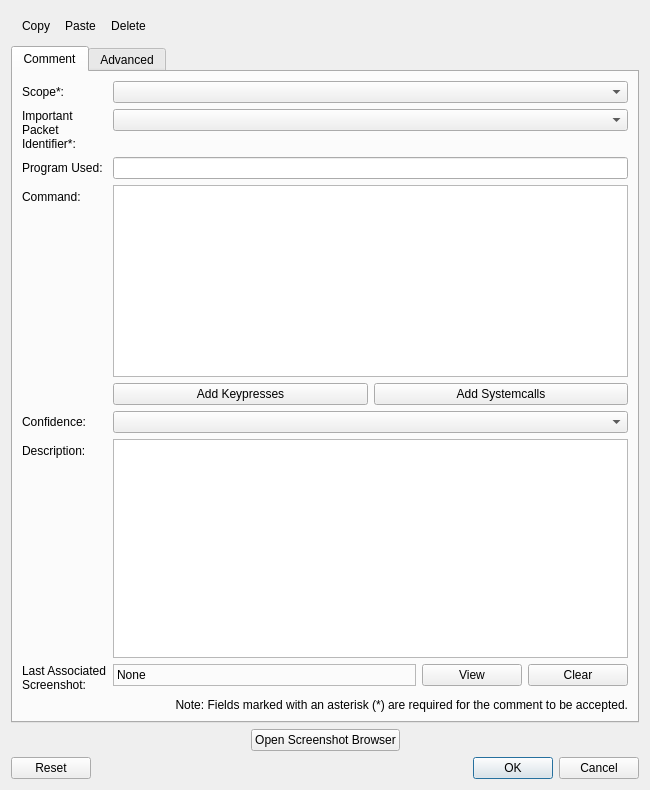
<?xml version="1.0" encoding="UTF-8"?>
<ui version="4.0">
 <class>PacketCommentDialog</class>
 <widget class="QDialog" name="PacketCommentDialog">
  <property name="windowModality">
   <enum>Qt::WindowModal</enum>
  </property>
  <property name="geometry">
   <rect>
    <x>0</x>
    <y>0</y>
    <width>650</width>
    <height>790</height>
   </rect>
  </property>
  <property name="sizePolicy">
   <sizepolicy hsizetype="Minimum" vsizetype="Preferred">
    <horstretch>0</horstretch>
    <verstretch>0</verstretch>
   </sizepolicy>
  </property>
  <property name="modal">
   <bool>true</bool>
  </property>
  <layout class="QVBoxLayout" name="verticalLayout">
   <item>
    <widget class="QToolBar" name="copyPasteToolBar">
     <property name="sizePolicy">
      <sizepolicy hsizetype="Expanding" vsizetype="Fixed">
       <horstretch>0</horstretch>
       <verstretch>0</verstretch>
      </sizepolicy>
     </property>
     <property name="maximumSize">
      <size>
       <width>16777215</width>
       <height>30</height>
      </size>
     </property>
     <property name="windowTitle">
      <string>Copy/Paste Toolbar</string>
     </property>
     <property name="layoutDirection">
      <enum>Qt::LeftToRight</enum>
     </property>
     <property name="autoFillBackground">
      <bool>false</bool>
     </property>
     <property name="movable">
      <bool>false</bool>
     </property>
     <property name="allowedAreas">
      <set>Qt::AllToolBarAreas</set>
     </property>
     <property name="iconSize">
      <size>
       <width>32</width>
       <height>32</height>
      </size>
     </property>
     <property name="toolButtonStyle">
      <enum>Qt::ToolButtonIconOnly</enum>
     </property>
     <action name="actionCopyCurrentPacket">
      <property name="icon">
       <iconset>
        <normalon>:/stock_icons/8x8/list-copy.template.png</normalon>
       </iconset>
      </property>
      <property name="text">
       <string>&amp;Copy</string>
      </property>
      <property name="toolTip">
       <string>Copy this comment</string>
      </property>
     </action>
     <action name="actionPasteStoredPacket">
      <property name="icon">
       <iconset>
        <normalon>:/stock_icons/14x14/x-capture-comment-update.png</normalon>
       </iconset>
      </property>
      <property name="text">
       <string>&amp;Paste</string>
      </property>
      <property name="toolTip">
       <string>Paste the current copied comment</string>
      </property>
     </action>
     <action name="actionClearCurrentComment">
      <property name="icon">
       <iconset>
        <normalon>:/stock_icons/16x16/x-capture-file-close.png</normalon>
       </iconset>
      </property>
      <property name="text">
       <string>&amp;Delete</string>
      </property>
      <property name="toolTip">
       <string>Clear the contents of this comment</string>
      </property>
     </action>
     <addaction name="actionCopyCurrentPacket"/>
     <addaction name="actionPasteStoredPacket"/>
     <addaction name="actionClearCurrentComment"/>
    </widget>
   </item>
   <item>
    <widget class="QTabWidget" name="tabWidget">
     <property name="currentIndex">
      <number>0</number>
     </property>
     <widget class="QWidget" name="Comment">
      <property name="sizePolicy">
       <sizepolicy hsizetype="Expanding" vsizetype="Preferred">
        <horstretch>0</horstretch>
        <verstretch>0</verstretch>
       </sizepolicy>
      </property>
      <attribute name="title">
       <string>Comment</string>
      </attribute>
      <layout class="QVBoxLayout" name="verticalLayout_2">
       <item>
        <layout class="QFormLayout" name="packetCommentFormLayout">
         <property name="sizeConstraint">
          <enum>QLayout::SetDefaultConstraint</enum>
         </property>
         <property name="fieldGrowthPolicy">
          <enum>QFormLayout::AllNonFixedFieldsGrow</enum>
         </property>
         <property name="rowWrapPolicy">
          <enum>QFormLayout::DontWrapRows</enum>
         </property>
         <item row="0" column="0">
          <widget class="QLabel" name="scopeLabel">
           <property name="maximumSize">
            <size>
             <width>300</width>
             <height>16777215</height>
            </size>
           </property>
           <property name="text">
            <string>Scope*:</string>
           </property>
           <property name="alignment">
            <set>Qt::AlignLeading|Qt::AlignLeft|Qt::AlignVCenter</set>
           </property>
          </widget>
         </item>
         <item row="0" column="1">
          <widget class="QComboBox" name="scopeComboBox">
           <property name="sizePolicy">
            <sizepolicy hsizetype="Expanding" vsizetype="Fixed">
             <horstretch>0</horstretch>
             <verstretch>0</verstretch>
            </sizepolicy>
           </property>
          </widget>
         </item>
         <item row="1" column="0">
          <widget class="QLabel" name="importantPacketIdentifierLabel">
           <property name="maximumSize">
            <size>
             <width>300</width>
             <height>16777215</height>
            </size>
           </property>
           <property name="text">
            <string>Important Packet Identifier*:</string>
           </property>
           <property name="alignment">
            <set>Qt::AlignLeading|Qt::AlignLeft|Qt::AlignVCenter</set>
           </property>
           <property name="wordWrap">
            <bool>true</bool>
           </property>
          </widget>
         </item>
         <item row="1" column="1">
          <widget class="QComboBox" name="importantPacketIdentifierComboBox">
           <property name="sizePolicy">
            <sizepolicy hsizetype="Expanding" vsizetype="Fixed">
             <horstretch>0</horstretch>
             <verstretch>0</verstretch>
            </sizepolicy>
           </property>
          </widget>
         </item>
         <item row="2" column="0">
          <widget class="QLabel" name="programLabel">
           <property name="text">
            <string>Program Used:</string>
           </property>
          </widget>
         </item>
         <item row="2" column="1">
          <widget class="QLineEdit" name="programLineEdit"/>
         </item>
         <item row="3" column="0">
          <widget class="QLabel" name="cmdLabel">
           <property name="text">
            <string>Command:</string>
           </property>
           <property name="alignment">
            <set>Qt::AlignLeading|Qt::AlignLeft|Qt::AlignVCenter</set>
           </property>
          </widget>
         </item>
         <item row="4" column="0">
          <widget class="QLabel" name="confidenceLabel">
           <property name="text">
            <string>Confidence:</string>
           </property>
           <property name="alignment">
            <set>Qt::AlignLeading|Qt::AlignLeft|Qt::AlignVCenter</set>
           </property>
          </widget>
         </item>
         <item row="4" column="1">
          <widget class="QComboBox" name="confidenceComboBox">
           <property name="sizePolicy">
            <sizepolicy hsizetype="Expanding" vsizetype="Fixed">
             <horstretch>0</horstretch>
             <verstretch>0</verstretch>
            </sizepolicy>
           </property>
          </widget>
         </item>
         <item row="5" column="0">
          <widget class="QLabel" name="descriptionLabel">
           <property name="text">
            <string>Description:</string>
           </property>
           <property name="alignment">
            <set>Qt::AlignLeading|Qt::AlignLeft|Qt::AlignVCenter</set>
           </property>
          </widget>
         </item>
         <item row="5" column="1">
          <widget class="QPlainTextEdit" name="descriptionPlainTextEdit"/>
         </item>
         <item row="3" column="1">
          <layout class="QVBoxLayout" name="cmdVerticalLayout">
           <item>
            <widget class="QPlainTextEdit" name="cmdPlainTextEdit"/>
           </item>
           <item>
            <layout class="QHBoxLayout" name="kpAndScButtonsHorizontalLayout">
             <item>
              <widget class="QPushButton" name="keypressesPushButton">
               <property name="text">
                <string>Add Keypresses</string>
               </property>
              </widget>
             </item>
             <item>
              <widget class="QPushButton" name="systemcallsPushButton">
               <property name="text">
                <string>Add Systemcalls</string>
               </property>
              </widget>
             </item>
            </layout>
           </item>
          </layout>
         </item>
         <item row="6" column="0">
          <widget class="QLabel" name="associatedScreenshotLabel">
           <property name="maximumSize">
            <size>
             <width>300</width>
             <height>300</height>
            </size>
           </property>
           <property name="text">
            <string>Last Associated Screenshot:</string>
           </property>
           <property name="alignment">
            <set>Qt::AlignLeading|Qt::AlignLeft|Qt::AlignVCenter</set>
           </property>
           <property name="wordWrap">
            <bool>true</bool>
           </property>
          </widget>
         </item>
         <item row="6" column="1">
          <layout class="QHBoxLayout" name="associatedScreenshotHorizontalLayout">
           <item>
            <widget class="QLabel" name="lastScreenshotLabel">
             <property name="maximumSize">
              <size>
               <width>2000</width>
               <height>16777215</height>
              </size>
             </property>
             <property name="frameShape">
              <enum>QFrame::StyledPanel</enum>
             </property>
             <property name="frameShadow">
              <enum>QFrame::Plain</enum>
             </property>
             <property name="text">
              <string>None</string>
             </property>
             <property name="scaledContents">
              <bool>false</bool>
             </property>
             <property name="wordWrap">
              <bool>false</bool>
             </property>
            </widget>
           </item>
           <item>
            <widget class="QPushButton" name="viewScreenshotPushButton">
             <property name="maximumSize">
              <size>
               <width>100</width>
               <height>16777215</height>
              </size>
             </property>
             <property name="text">
              <string>View</string>
             </property>
            </widget>
           </item>
           <item>
            <widget class="QPushButton" name="clearLastScreenshotPushButton">
             <property name="maximumSize">
              <size>
               <width>100</width>
               <height>16777215</height>
              </size>
             </property>
             <property name="text">
              <string>Clear</string>
             </property>
            </widget>
           </item>
          </layout>
         </item>
        </layout>
       </item>
       <item>
        <widget class="QLabel" name="label">
         <property name="font">
          <font>
           <pointsize>9</pointsize>
          </font>
         </property>
         <property name="text">
          <string>Note: Fields marked with an asterisk (*) are required for the comment to be accepted.</string>
         </property>
         <property name="alignment">
          <set>Qt::AlignRight|Qt::AlignTrailing|Qt::AlignVCenter</set>
         </property>
         <property name="wordWrap">
          <bool>true</bool>
         </property>
        </widget>
       </item>
      </layout>
     </widget>
     <widget class="QWidget" name="advanced">
      <property name="sizePolicy">
       <sizepolicy hsizetype="Preferred" vsizetype="Preferred">
        <horstretch>0</horstretch>
        <verstretch>0</verstretch>
       </sizepolicy>
      </property>
      <attribute name="title">
       <string>Advanced</string>
      </attribute>
      <layout class="QVBoxLayout" name="verticalLayout_3">
       <item>
        <widget class="QLabel" name="preservePacketInfoLabel">
         <property name="sizePolicy">
          <sizepolicy hsizetype="Minimum" vsizetype="Maximum">
           <horstretch>0</horstretch>
           <verstretch>0</verstretch>
          </sizepolicy>
         </property>
         <property name="maximumSize">
          <size>
           <width>16777215</width>
           <height>25</height>
          </size>
         </property>
         <property name="font">
          <font>
           <pointsize>12</pointsize>
           <weight>75</weight>
           <bold>true</bold>
          </font>
         </property>
         <property name="text">
          <string>Preserve Packet Information</string>
         </property>
        </widget>
       </item>
       <item>
        <layout class="QGridLayout" name="gridLayout">
         <property name="sizeConstraint">
          <enum>QLayout::SetNoConstraint</enum>
         </property>
         <item row="1" column="2" alignment="Qt::AlignHCenter">
          <widget class="QCheckBox" name="dstMACCheckBox">
           <property name="text">
            <string/>
           </property>
          </widget>
         </item>
         <item row="3" column="0">
          <widget class="QLabel" name="portsLabel">
           <property name="text">
            <string>Ports:</string>
           </property>
          </widget>
         </item>
         <item row="2" column="0">
          <widget class="QLabel" name="ipLabel">
           <property name="text">
            <string>IP Addresses:</string>
           </property>
          </widget>
         </item>
         <item row="3" column="1" alignment="Qt::AlignHCenter">
          <widget class="QCheckBox" name="srcPortCheckBox">
           <property name="text">
            <string/>
           </property>
          </widget>
         </item>
         <item row="0" column="1">
          <widget class="QLabel" name="srcLabel">
           <property name="sizePolicy">
            <sizepolicy hsizetype="Preferred" vsizetype="Maximum">
             <horstretch>0</horstretch>
             <verstretch>0</verstretch>
            </sizepolicy>
           </property>
           <property name="text">
            <string>Source</string>
           </property>
           <property name="alignment">
            <set>Qt::AlignCenter</set>
           </property>
          </widget>
         </item>
         <item row="2" column="1" alignment="Qt::AlignHCenter">
          <widget class="QCheckBox" name="srcIPCheckBox">
           <property name="sizePolicy">
            <sizepolicy hsizetype="Minimum" vsizetype="Maximum">
             <horstretch>0</horstretch>
             <verstretch>0</verstretch>
            </sizepolicy>
           </property>
           <property name="maximumSize">
            <size>
             <width>16777215</width>
             <height>25</height>
            </size>
           </property>
           <property name="text">
            <string/>
           </property>
          </widget>
         </item>
         <item row="0" column="2">
          <widget class="QLabel" name="dstLabel">
           <property name="sizePolicy">
            <sizepolicy hsizetype="Preferred" vsizetype="Maximum">
             <horstretch>0</horstretch>
             <verstretch>0</verstretch>
            </sizepolicy>
           </property>
           <property name="text">
            <string>Destination</string>
           </property>
           <property name="alignment">
            <set>Qt::AlignCenter</set>
           </property>
          </widget>
         </item>
         <item row="4" column="0" colspan="3">
          <widget class="Line" name="line">
           <property name="lineWidth">
            <number>3</number>
           </property>
           <property name="orientation">
            <enum>Qt::Horizontal</enum>
           </property>
          </widget>
         </item>
         <item row="3" column="2" alignment="Qt::AlignHCenter">
          <widget class="QCheckBox" name="dstPortCheckBox">
           <property name="text">
            <string/>
           </property>
          </widget>
         </item>
         <item row="1" column="0">
          <widget class="QLabel" name="macLabel">
           <property name="text">
            <string>MAC Addresses:</string>
           </property>
           <property name="alignment">
            <set>Qt::AlignLeading|Qt::AlignLeft|Qt::AlignVCenter</set>
           </property>
          </widget>
         </item>
         <item row="1" column="1" alignment="Qt::AlignHCenter">
          <widget class="QCheckBox" name="srcMACCheckBox">
           <property name="sizePolicy">
            <sizepolicy hsizetype="Minimum" vsizetype="Maximum">
             <horstretch>0</horstretch>
             <verstretch>0</verstretch>
            </sizepolicy>
           </property>
           <property name="maximumSize">
            <size>
             <width>16777215</width>
             <height>25</height>
            </size>
           </property>
           <property name="layoutDirection">
            <enum>Qt::LeftToRight</enum>
           </property>
           <property name="text">
            <string/>
           </property>
          </widget>
         </item>
         <item row="2" column="2" alignment="Qt::AlignHCenter">
          <widget class="QCheckBox" name="dstIPCheckBox">
           <property name="text">
            <string/>
           </property>
          </widget>
         </item>
        </layout>
       </item>
       <item>
        <widget class="QLabel" name="preserveFlowInfoLabel">
         <property name="sizePolicy">
          <sizepolicy hsizetype="Minimum" vsizetype="Maximum">
           <horstretch>0</horstretch>
           <verstretch>0</verstretch>
          </sizepolicy>
         </property>
         <property name="maximumSize">
          <size>
           <width>16777215</width>
           <height>25</height>
          </size>
         </property>
         <property name="font">
          <font>
           <pointsize>12</pointsize>
           <weight>75</weight>
           <bold>true</bold>
          </font>
         </property>
         <property name="text">
          <string>Preserve Flow Direction Information</string>
         </property>
        </widget>
       </item>
       <item>
        <layout class="QHBoxLayout" name="directionHorizontalLayout">
         <item>
          <widget class="QCheckBox" name="ingressCheckBox">
           <property name="sizePolicy">
            <sizepolicy hsizetype="Minimum" vsizetype="Maximum">
             <horstretch>0</horstretch>
             <verstretch>0</verstretch>
            </sizepolicy>
           </property>
           <property name="text">
            <string>Ingress</string>
           </property>
          </widget>
         </item>
         <item>
          <widget class="QCheckBox" name="egressCheckBox">
           <property name="sizePolicy">
            <sizepolicy hsizetype="Minimum" vsizetype="Maximum">
             <horstretch>0</horstretch>
             <verstretch>0</verstretch>
            </sizepolicy>
           </property>
           <property name="text">
            <string>Egress</string>
           </property>
          </widget>
         </item>
        </layout>
       </item>
       <item>
        <widget class="Line" name="line_2">
         <property name="lineWidth">
          <number>3</number>
         </property>
         <property name="orientation">
          <enum>Qt::Horizontal</enum>
         </property>
        </widget>
       </item>
       <item>
        <widget class="QLabel" name="suricataRuleLabel">
         <property name="sizePolicy">
          <sizepolicy hsizetype="Minimum" vsizetype="Maximum">
           <horstretch>0</horstretch>
           <verstretch>0</verstretch>
          </sizepolicy>
         </property>
         <property name="maximumSize">
          <size>
           <width>16777215</width>
           <height>25</height>
          </size>
         </property>
         <property name="font">
          <font>
           <pointsize>12</pointsize>
           <weight>75</weight>
           <bold>true</bold>
          </font>
         </property>
         <property name="text">
          <string>Custom Suricata Rule</string>
         </property>
        </widget>
       </item>
       <item>
        <widget class="QPlainTextEdit" name="suricataRulePlainTextEdit"/>
       </item>
      </layout>
     </widget>
    </widget>
   </item>
   <item>
    <layout class="QHBoxLayout" name="screenshotsHorizontalLayout">
     <item>
      <spacer name="screenshotHorizontalSpacer1">
       <property name="orientation">
        <enum>Qt::Horizontal</enum>
       </property>
       <property name="sizeHint" stdset="0">
        <size>
         <width>40</width>
         <height>20</height>
        </size>
       </property>
      </spacer>
     </item>
     <item>
      <widget class="QPushButton" name="screenshotsPushButton">
       <property name="sizePolicy">
        <sizepolicy hsizetype="Minimum" vsizetype="Fixed">
         <horstretch>0</horstretch>
         <verstretch>0</verstretch>
        </sizepolicy>
       </property>
       <property name="maximumSize">
        <size>
         <width>16777215</width>
         <height>16777215</height>
        </size>
       </property>
       <property name="layoutDirection">
        <enum>Qt::LeftToRight</enum>
       </property>
       <property name="text">
        <string>Open Screenshot Browser</string>
       </property>
      </widget>
     </item>
     <item>
      <spacer name="screenshotHorizontalSpacer2">
       <property name="orientation">
        <enum>Qt::Horizontal</enum>
       </property>
       <property name="sizeHint" stdset="0">
        <size>
         <width>40</width>
         <height>20</height>
        </size>
       </property>
      </spacer>
     </item>
    </layout>
   </item>
   <item>
    <widget class="QDialogButtonBox" name="buttonBox">
     <property name="orientation">
      <enum>Qt::Horizontal</enum>
     </property>
     <property name="standardButtons">
      <set>QDialogButtonBox::Cancel|QDialogButtonBox::Ok|QDialogButtonBox::Reset</set>
     </property>
     <property name="centerButtons">
      <bool>false</bool>
     </property>
    </widget>
   </item>
  </layout>
 </widget>
 <resources>
  <include location="../../image/stock_icons.qrc"/>
 </resources>
 <connections/>
</ui>
